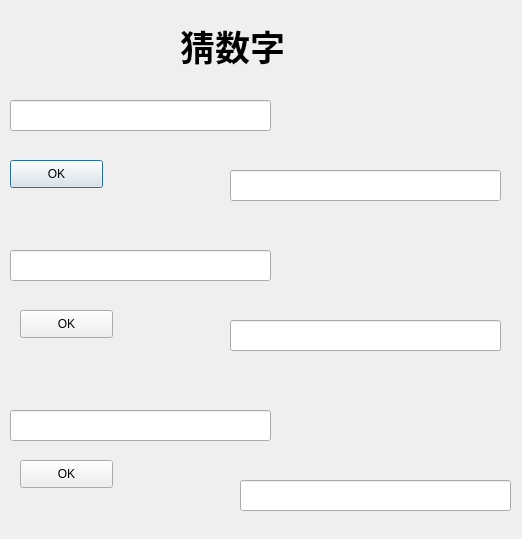
<?xml version="1.0" encoding="UTF-8"?>
<ui version="4.0">
 <class>caishuzi</class>
 <widget class="QDialog" name="caishuzi">
  <property name="geometry">
   <rect>
    <x>0</x>
    <y>0</y>
    <width>522</width>
    <height>539</height>
   </rect>
  </property>
  <property name="windowTitle">
   <string>Dialog</string>
  </property>
  <widget class="QLineEdit" name="lineEdit_in1">
   <property name="geometry">
    <rect>
     <x>10</x>
     <y>100</y>
     <width>261</width>
     <height>31</height>
    </rect>
   </property>
   <property name="text">
    <string/>
   </property>
  </widget>
  <widget class="QLabel" name="label">
   <property name="geometry">
    <rect>
     <x>180</x>
     <y>20</y>
     <width>141</width>
     <height>51</height>
    </rect>
   </property>
   <property name="font">
    <font>
     <family>Algerian</family>
     <pointsize>26</pointsize>
     <weight>75</weight>
     <bold>true</bold>
    </font>
   </property>
   <property name="text">
    <string>猜数字</string>
   </property>
  </widget>
  <widget class="QLineEdit" name="lineEdit_1">
   <property name="geometry">
    <rect>
     <x>230</x>
     <y>170</y>
     <width>271</width>
     <height>31</height>
    </rect>
   </property>
  </widget>
  <widget class="QLineEdit" name="lineEdit_in_2">
   <property name="geometry">
    <rect>
     <x>10</x>
     <y>250</y>
     <width>261</width>
     <height>31</height>
    </rect>
   </property>
   <property name="text">
    <string/>
   </property>
  </widget>
  <widget class="QLineEdit" name="lineEdit_2">
   <property name="geometry">
    <rect>
     <x>230</x>
     <y>320</y>
     <width>271</width>
     <height>31</height>
    </rect>
   </property>
  </widget>
  <widget class="QLineEdit" name="lineEdit_in_3">
   <property name="geometry">
    <rect>
     <x>10</x>
     <y>410</y>
     <width>261</width>
     <height>31</height>
    </rect>
   </property>
   <property name="text">
    <string/>
   </property>
  </widget>
  <widget class="QLineEdit" name="lineEdit_3">
   <property name="geometry">
    <rect>
     <x>240</x>
     <y>480</y>
     <width>271</width>
     <height>31</height>
    </rect>
   </property>
  </widget>
  <widget class="QPushButton" name="pushButton_1">
   <property name="geometry">
    <rect>
     <x>10</x>
     <y>160</y>
     <width>93</width>
     <height>28</height>
    </rect>
   </property>
   <property name="text">
    <string>OK</string>
   </property>
  </widget>
  <widget class="QPushButton" name="pushButton_2">
   <property name="geometry">
    <rect>
     <x>20</x>
     <y>310</y>
     <width>93</width>
     <height>28</height>
    </rect>
   </property>
   <property name="text">
    <string>OK</string>
   </property>
  </widget>
  <widget class="QPushButton" name="pushButton_3">
   <property name="geometry">
    <rect>
     <x>20</x>
     <y>460</y>
     <width>93</width>
     <height>28</height>
    </rect>
   </property>
   <property name="text">
    <string>OK</string>
   </property>
  </widget>
  <widget class="QLabel" name="label_2">
   <property name="geometry">
    <rect>
     <x>310</x>
     <y>240</y>
     <width>171</width>
     <height>41</height>
    </rect>
   </property>
   <property name="font">
    <font>
     <family>Agency FB</family>
     <pointsize>20</pointsize>
    </font>
   </property>
   <property name="text">
    <string/>
   </property>
  </widget>
 </widget>
 <resources/>
 <connections/>
</ui>
